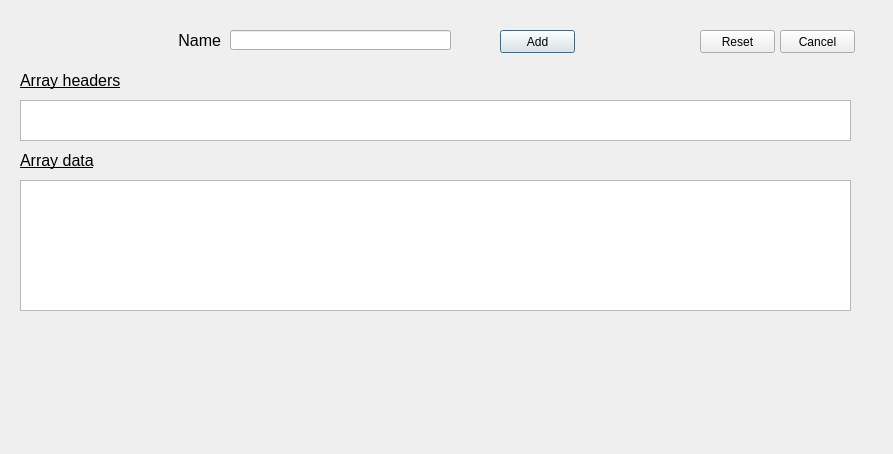
<?xml version="1.0" encoding="UTF-8"?>
<ui version="4.0">
 <class>CreateArrayForm</class>
 <widget class="QDialog" name="CreateArrayForm">
  <property name="geometry">
   <rect>
    <x>0</x>
    <y>0</y>
    <width>893</width>
    <height>454</height>
   </rect>
  </property>
  <property name="windowTitle">
   <string>Data array</string>
  </property>
  <widget class="QLineEdit" name="nameLdt">
   <property name="geometry">
    <rect>
     <x>230</x>
     <y>30</y>
     <width>221</width>
     <height>20</height>
    </rect>
   </property>
  </widget>
  <widget class="QTableWidget" name="ArrayHeadersTab">
   <property name="geometry">
    <rect>
     <x>20</x>
     <y>100</y>
     <width>831</width>
     <height>41</height>
    </rect>
   </property>
  </widget>
  <widget class="QTableWidget" name="ArrayDataTab">
   <property name="geometry">
    <rect>
     <x>20</x>
     <y>180</y>
     <width>831</width>
     <height>131</height>
    </rect>
   </property>
  </widget>
  <widget class="QLabel" name="DataArrayName">
   <property name="geometry">
    <rect>
     <x>40</x>
     <y>30</y>
     <width>181</width>
     <height>21</height>
    </rect>
   </property>
   <property name="font">
    <font>
     <pointsize>12</pointsize>
    </font>
   </property>
   <property name="text">
    <string>Name</string>
   </property>
   <property name="alignment">
    <set>Qt::AlignRight|Qt::AlignTrailing|Qt::AlignVCenter</set>
   </property>
  </widget>
  <widget class="QLabel" name="label">
   <property name="geometry">
    <rect>
     <x>20</x>
     <y>70</y>
     <width>151</width>
     <height>21</height>
    </rect>
   </property>
   <property name="font">
    <font>
     <pointsize>12</pointsize>
     <underline>true</underline>
    </font>
   </property>
   <property name="text">
    <string>Array headers</string>
   </property>
  </widget>
  <widget class="QLabel" name="label_2">
   <property name="geometry">
    <rect>
     <x>20</x>
     <y>150</y>
     <width>151</width>
     <height>21</height>
    </rect>
   </property>
   <property name="font">
    <font>
     <pointsize>12</pointsize>
     <underline>true</underline>
    </font>
   </property>
   <property name="text">
    <string>Array data</string>
   </property>
  </widget>
  <widget class="QPushButton" name="addPBtn">
   <property name="geometry">
    <rect>
     <x>500</x>
     <y>30</y>
     <width>75</width>
     <height>23</height>
    </rect>
   </property>
   <property name="text">
    <string>Add</string>
   </property>
  </widget>
  <widget class="QPushButton" name="resetPBtn">
   <property name="geometry">
    <rect>
     <x>700</x>
     <y>30</y>
     <width>75</width>
     <height>23</height>
    </rect>
   </property>
   <property name="text">
    <string>Reset</string>
   </property>
  </widget>
  <widget class="QPushButton" name="cancelPBtn">
   <property name="geometry">
    <rect>
     <x>780</x>
     <y>30</y>
     <width>75</width>
     <height>23</height>
    </rect>
   </property>
   <property name="text">
    <string>Cancel</string>
   </property>
  </widget>
 </widget>
 <resources/>
 <connections/>
</ui>
